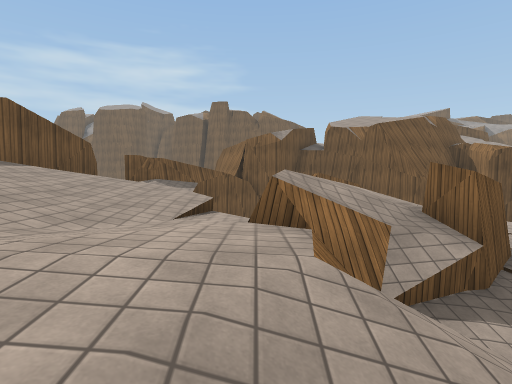
[1] (above)

20 first-person views from a walk through a Unity game level. The camera is 1.4 m above the floor, tilts 4° down and sees 80° across. The floor is counted in squares, 2 m on a side. Each view is taken from the middle of a square. On the plan, view 1 faces up. The plan holds only what a view shows up to about 10 squares ahead; the rest is blank. The place goes on beyond the plan. The player character is not drawn. Surface patterns are stand-ins for the level's own textures.

[2]
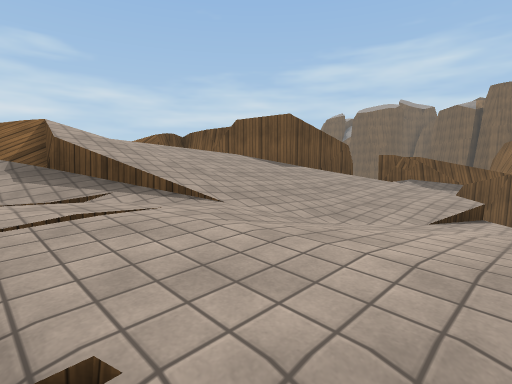

[3]
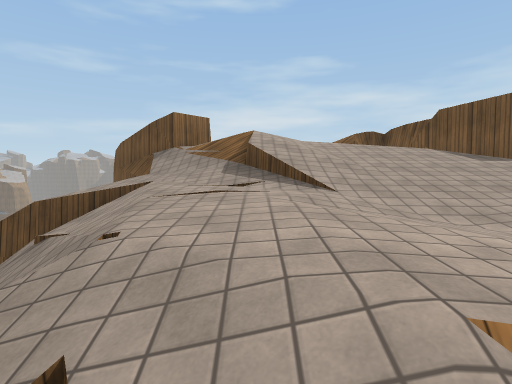

[4]
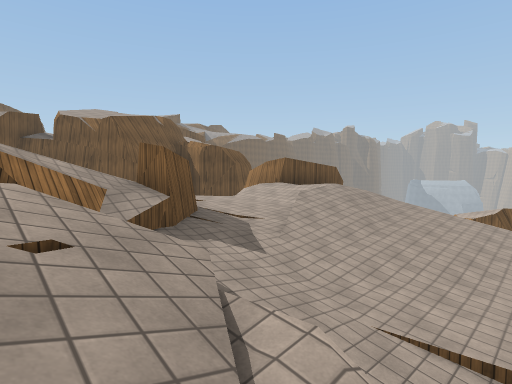

[5]
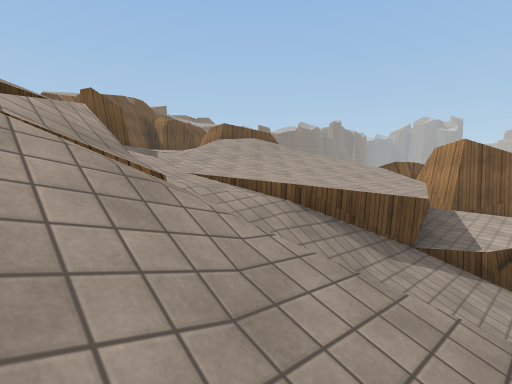

[6]
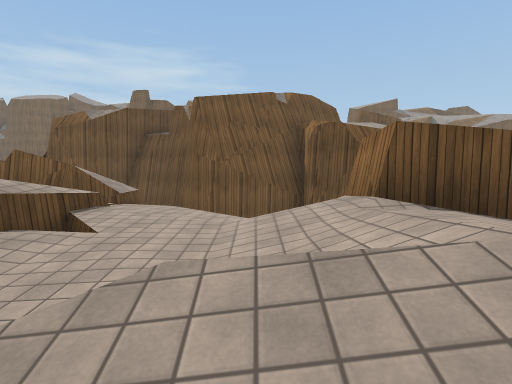

[7]
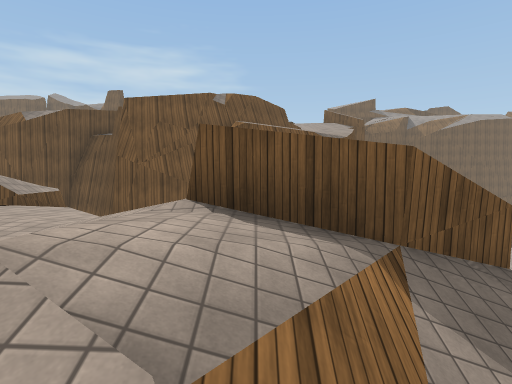

[8]
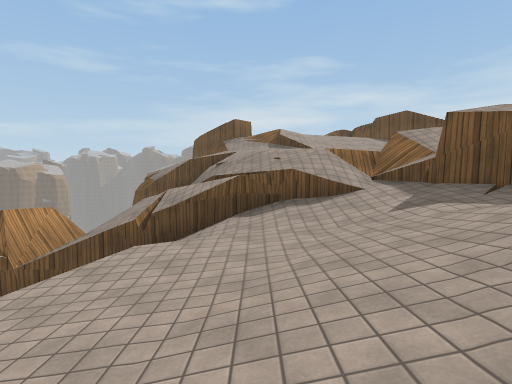

[9]
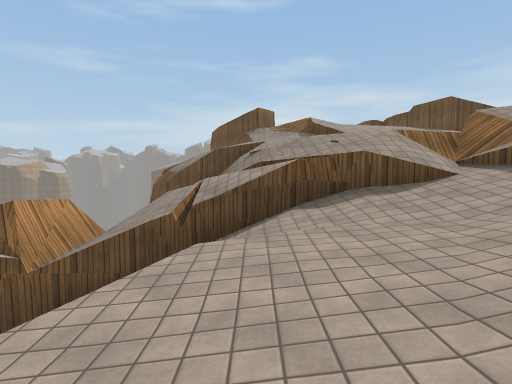

[10]
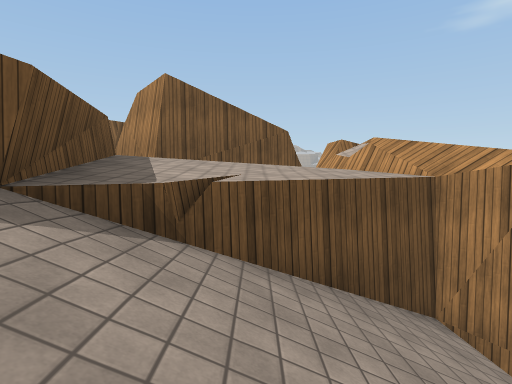

[11]
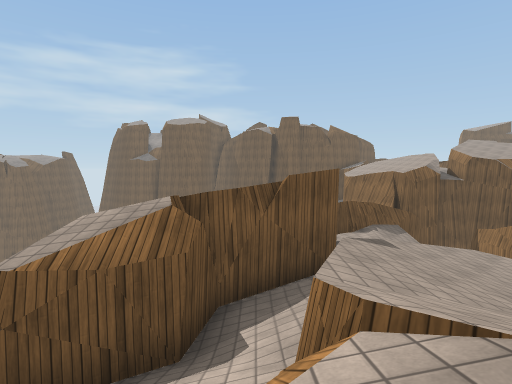

[12]
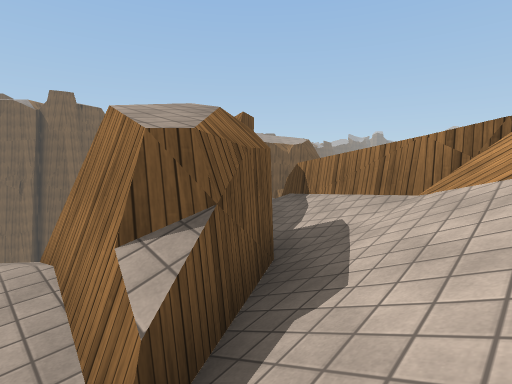

[13]
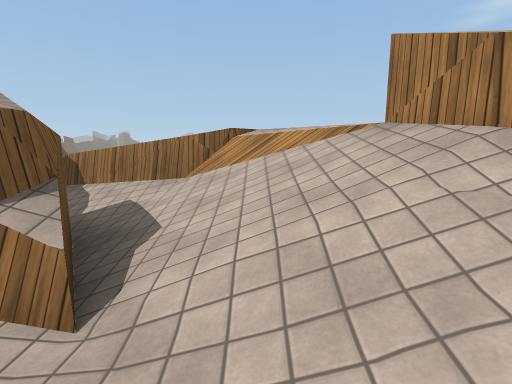

[14]
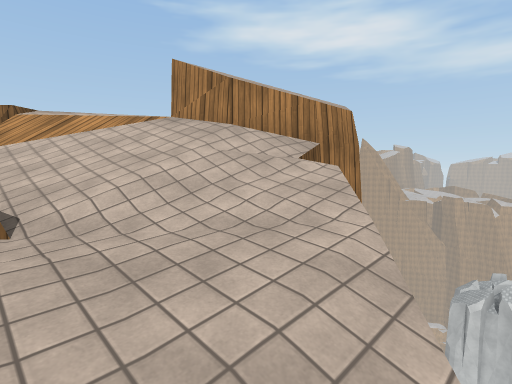

[15]
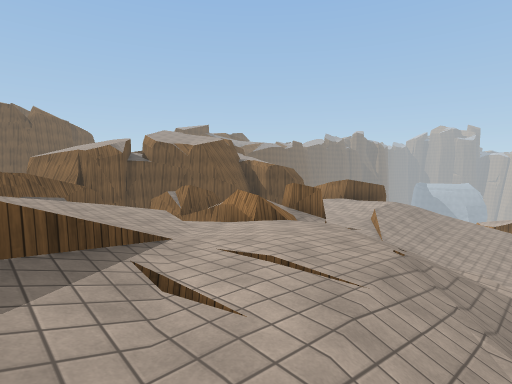

[16]
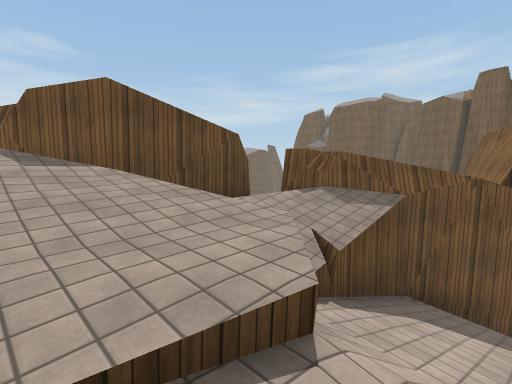

[17]
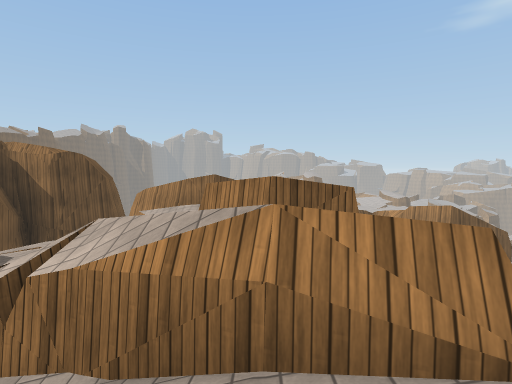

[18]
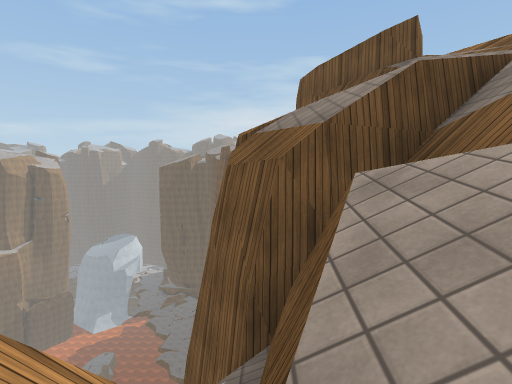

[19]
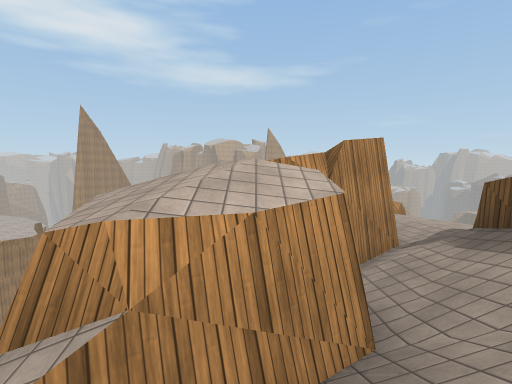

[20]
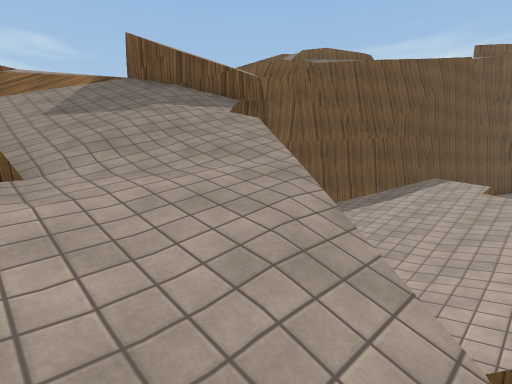

### Floor plan
Key: @ floor where view 1 was taken; # wall or solid block; x gap in a wall; . main floor; : floor 1.5 m higher than the main floor; - floor 1.5 m lower than the main floor; + floor 3.25 m higher than the main floor; _ floor 3.25 m lower than the main floor; < floor 4.75 m lower than the main floor; / step, stairs or slope; = window, fence, low wall or low ledge; ^ raised ledge; v drop or lower ground.
Columns run from 11 left of view 1 to 15 right of it. Each row starts with its distance up from view 1.
 10          ^#   ^v#######
  9        #^^//  ^ v v###v vv
  8        ###//##^.   vv  vvvv
  7        #.=//#=#..vv^   vvvv
  6       ##.///#.==...^ ^^ vvv
  5     ###=:.//##=....^^^/vvvv
  4   v##.#::../=##/..../////vv
  3   .##//::..=###///.///////v
  2 ...//////...//-///// //#<</
  1 v./////=//.///------//##
  0  v///+//.//@=/__----//#
 -1  vv^^#//////x//____#/##
 -2   ^^##.///-/////__#=##
 -3     v / v=//////###=#
 -4       v-v^=//////#==#
 -5       vvv =^^# //#####
 -6                 /#^^#
 -7                  #^

Where each view was taken, in squares from view 1:
view 1: 0 up, 0 right, facing up
view 2: 0 up, 0 right, facing up-left
view 3: 1 up, 1 right, facing left
view 4: 1 down, 0 right, facing up-right
view 5: 4 down, 0 right, facing up-right
view 6: 2 up, 6 right, facing up
view 7: 2 up, 8 right, facing up
view 8: 0 up, 7 right, facing left
view 9: 1 down, 6 right, facing left
view 10: 4 down, 3 right, facing right
view 11: 0 up, 6 left, facing up
view 12: 1 up, 9 left, facing up-right
view 13: 1 up, 10 left, facing right
view 14: 2 up, 11 left, facing down-right
view 15: 1 down, 4 left, facing up-right
view 16: 4 up, 0 right, facing up-left
view 17: 4 up, 1 left, facing right
view 18: 4 down, 0 right, facing left
view 19: 3 up, 11 right, facing down
view 20: 2 up, 15 right, facing up-left
